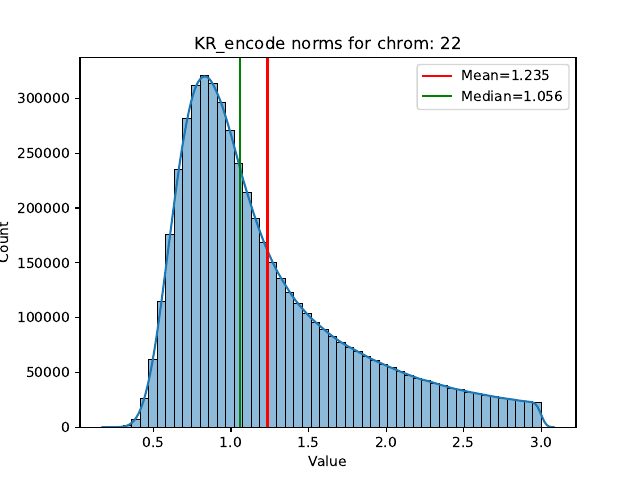

Generate this figure with Python:
import hicstraw
import matplotlib.pyplot as plt
import numpy as np
import seaborn as sns
from matplotlib.backends.backend_pdf import PdfPages

OUTPUT_FILE = "kr_vs_scale_dist.pdf"
NORM_TYPE = {
    "KR_encode": "https://www.encodeproject.org/files/ENCFF718AWL/@@download/ENCFF718AWL.hic",
    "KR_ncbi": "https://ftp.ncbi.nlm.nih.gov/geo/samples/GSM1551nnn/GSM1551620/suppl/GSM1551620%5FHIC071%5F30.hic",
    "SCALE_K562": "https://www.encodeproject.org/files/ENCFF621AIY/@@download/ENCFF621AIY.hic",
    "SCALE_HCT116": "https://www.encodeproject.org/files/ENCFF317OIA/@@download/ENCFF317OIA.hic",
    "SCALE_B_Cell": "https://www.encodeproject.org/files/ENCFF076LWH/@@download/ENCFF076LWH.hic",
    "SCALE_megamap": "https://s3.us-central-1.wasabisys.com/aiden-encode-hic-mirror/bifocals_iter2/tissues.hic",
}


def plot_distribution(arr, title, x_label):
    plt.clf()  # make sure we're starting with a fresh plot
    ax = sns.histplot(arr, kde=True, bins=50, kde_kws=dict(cut=3))
    ax.set_title(title)
    ax.set_xlabel(x_label)

    mean = round(np.mean(arr), 3)  # 3 decimal places
    median = round(np.median(arr), 3)
    plt.axvline(x=mean, color="red", linestyle="-", label=f"Mean={mean}")
    plt.axvline(x=median, color="green", linestyle="-", label=f"Median={median}")
    plt.legend()

    return ax.get_figure()


with PdfPages(OUTPUT_FILE) as pdf_writer:
    for norm in NORM_TYPE:
        if "KR" in norm:
            chr = "22"
            norm_type = "KR"
        else:
            chr = "chr22"
            norm_type = "SCALE"
        records = hicstraw.straw(
            "norm",
            norm_type,
            NORM_TYPE[norm],
            chr,
            chr,
            "BP",
            5000,
        )
        counts = np.array([r.counts for r in records])
        below_threshold = len(counts[counts<.25])
        pct = round(below_threshold / len(counts), 5) * 100
        print(f"{norm} has {below_threshold}/{len(counts)} below the .25 threshold. This is {pct}%")
        norm_counts = counts[counts<3]
        figure = plot_distribution(
            norm_counts, f"{norm} norms for chrom: {chr}", "Value"
        )
        pdf_writer.savefig(figure)
